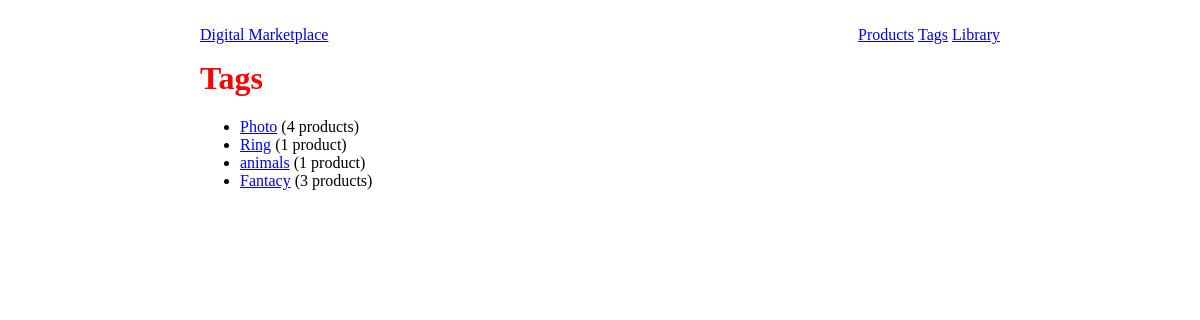
Page /tags/ on the earlier database version.
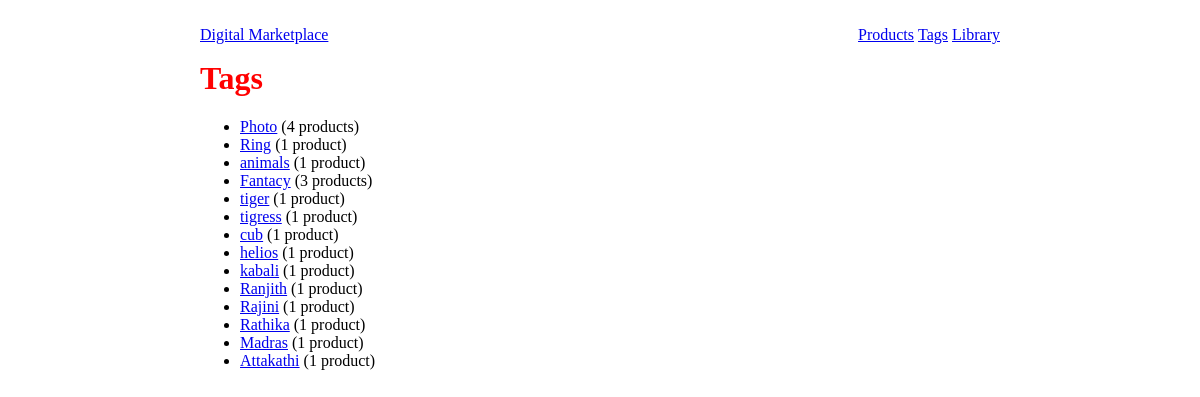
Same page on the later database version.
### tags/models.py (models this page shows, shortened)
class Tag(models.Model):
	title = models.CharField(max_length=120, unique = True)
	slug = models.SlugField(unique=True)
	products = models.ManyToManyField(Product,blank=True) # Many to Many key to products
	active = models.BooleanField(default=True)
	objects = TagManager()
	def get_absolute_url(self):
		view_name = "tags:detail"
		return reverse(view_name,kwargs={"slug":self.slug})

### tags/views.py (the view)
class TagListView(ListView):
	model = Tag
	def get_queryset(self):
		return Tag.objects.filter(active=True)

### tags/models.py (called while the page is built)
	def get_queryset(self):
		return TagQuerySet(self.model, using=self._db)

### templates/tags/tag_list.html (shortened to what this page needs)
 {% extends "base.html" %}
{% block content %}
<h1>Tags</h1>
<ul>
{% for instance in object_list %}
    <li><a href="{{instance.get_absolute_url}}">{{instance.title}}</a>
    ({{instance.products.count }} product{{instance.products.count|pluralize}})</li>
 {%empty%}
 		<li>No Tags yet.</li>
{% endfor %}
</ul>
{% endblock %}

### templates/base.html (shortened to what this page needs)
{% load staticfiles %}
<!DOCTYPE html>
<html>
<head>
	 <link rel="stylesheet" href="//code.jquery.com/ui/1.11.4/themes/smoothness/jquery-ui.css">
	<link rel='stylesheet' href='{% static "css/base.css" %}' />
</head>
<body>
<nav class='main-nav'>
	<ul class="pull-left first-nav">
		<li><a href='{% url "dashboard" %}'>Digital Marketplace</a></li>
	</ul>
	<ul class='pull-right'>
		<li><a href='{% url "products:list" %}'>Products</a></li>
		<li><a href='{% url "tags:list" %}'>Tags</a></li>
		<li><a href='#'>Library</a></li>
	</ul>
</nav>
<div class='main-content'>
{% block content %}{% endblock content %}
</div>
</body>
</html>

### static/css/base.css (style rules this page uses)
h1 { color: red; }

Differences in the rows shown:
added Tag: title "tiger", products.count "1"
added Tag: title "tigress", products.count "1"
added Tag: title "cub", products.count "1"
added Tag: title "helios", products.count "1"
added Tag: title "kabali", products.count "1"
added Tag: title "Ranjith", products.count "1"
added Tag: title "Rajini", products.count "1"
added Tag: title "Rathika", products.count "1"
added Tag: title "Madras", products.count "1"
added Tag: title "Attakathi", products.count "1"
